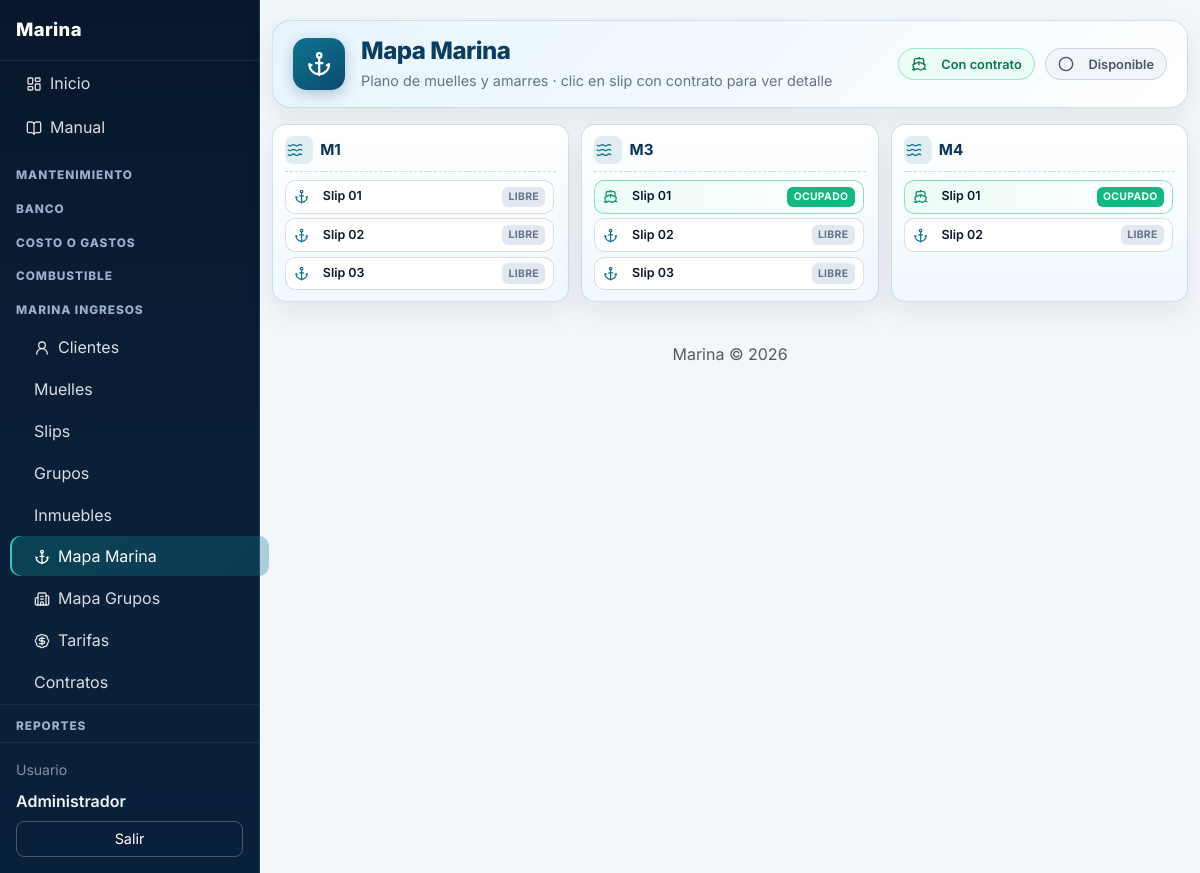
Screenshot of /index.php?p=mapa-marina (signed in) with the database file from the repository.
### tables this page shows
CREATE TABLE muelles (
  id INT UNSIGNED AUTO_INCREMENT PRIMARY KEY,
  nombre VARCHAR(100) NOT NULL,
  created_at DATETIME NOT NULL DEFAULT CURRENT_TIMESTAMP,
  updated_at DATETIME NOT NULL DEFAULT CURRENT_TIMESTAMP ON UPDATE CURRENT_TIMESTAMP,
  created_by INT UNSIGNED NULL,
  updated_by INT UNSIGNED NULL,
  FOREIGN KEY (created_by) REFERENCES usuarios(id),
  FOREIGN KEY (updated_by) REFERENCES usuarios(id)
);

CREATE TABLE slips (
  id INT UNSIGNED AUTO_INCREMENT PRIMARY KEY,
  muelle_id INT UNSIGNED NOT NULL,
  nombre VARCHAR(50) NOT NULL COMMENT 'Nombre/número que asigna el usuario',
  created_at DATETIME NOT NULL DEFAULT CURRENT_TIMESTAMP,
  updated_at DATETIME NOT NULL DEFAULT CURRENT_TIMESTAMP ON UPDATE CURRENT_TIMESTAMP,
  created_by INT UNSIGNED NULL,
  updated_by INT UNSIGNED NULL,
  FOREIGN KEY (muelle_id) REFERENCES muelles(id) ON DELETE RESTRICT,
  FOREIGN KEY (created_by) REFERENCES usuarios(id),
  FOREIGN KEY (updated_by) REFERENCES usuarios(id),
  UNIQUE KEY uk_slip_muelle (muelle_id, nombre)
);

### index.php (called while the page is built, shortened)
<?php
require_once __DIR__ . '/includes/funciones.php';
$p = trim($_GET['p'] ?? 'dashboard');
$p = preg_replace('/[^a-z0-9_-]/', '', $p) ?: 'dashboard';
$pagina = __DIR__ . '/pages/' . $p . '.php';
require $pagina;

### includes/funciones.php (called while the page is built, shortened)
<?php
function e(string $s): string {
    return htmlspecialchars($s, ENT_QUOTES, 'UTF-8');
}

### pages/mapa-marina.php (the view, shortened to what this page needs)
<?php
$pdo = getDb();
$muelles = $pdo->query('SELECT id, nombre FROM muelles ORDER BY nombre')
    ->fetchAll(PDO::FETCH_ASSOC);
$slips = $pdo->query('SELECT id, nombre, muelle_id FROM slips ORDER BY muelle_id, nombre')
    ->fetchAll(PDO::FETCH_ASSOC);
$contratosPorSlip = [];
$detalleContratoPorSlip = [];
$st = $pdo->query("
    SELECT co.id, co.slip_id, co.muelle_id, co.fecha_inicio, co.fecha_fin, co.monto_total, co.observaciones, co.activo, COALESCE(co.estado, 'activo') AS estado,
           cl.nombre AS cliente_nombre,
           CONCAT(b.nombre, ' - ', cu.nombre) AS cuenta_nombre
    FROM contratos co
    LEFT JOIN clientes cl ON cl.id = co.cliente_id
    LEFT JOIN cuentas cu ON cu.id = co.cuenta_id
    LEFT JOIN bancos b ON b.id = cu.banco_id
    WHERE COALESCE(co.estado, 'activo') = 'activo' AND co.slip_id IS NOT NULL
");
while ($r = $st->fetch(PDO::FETCH_ASSOC)) {
    $sid = (int) $r['slip_id'];
    $contratosPorSlip[$sid] = ($contratosPorSlip[$sid] ?? 0) + 1;
    if (!isset($detalleContratoPorSlip[$sid])) {
        $detalleContratoPorSlip[$sid] = $r;
    }
}
$slipsPorMuelle = [];
foreach ($slips as $s) {
    $mid = (int) $s['muelle_id'];
    if (!isset($slipsPorMuelle[$mid])) $slipsPorMuelle[$mid] = [];
    $slipsPorMuelle[$mid][] = $s;
}
$cuotasByContrato = [];
$stCuotas = $pdo->query("
    SELECT c.id, c.contrato_id, c.numero_cuota, c.monto, c.fecha_vencimiento, c.fecha_pago,
           COALESCE(SUM(CASE WHEN m.tipo IN ('pago','abono') THEN m.monto ELSE 0 END), 0) AS total_pagado
    FROM cuotas c
    LEFT JOIN cuotas_movimientos m ON m.cuota_id = c.id
    GROUP BY c.id, c.contrato_id, c.numero_cuota, c.monto, c.fecha_vencimiento, c.fecha_pago
    ORDER BY c.numero_cuota
");
while ($q = $stCuotas->fetch(PDO::FETCH_ASSOC)) {
    $cid = (int) $q['contrato_id'];
    if (!isset($cuotasByContrato[$cid])) {
        $cuotasByContrato[$cid] = [];
    }
    $monto = (float) ($q['monto'] ?? 0);
    $pagado = (float) ($q['total_pagado'] ?? 0);
    $saldo = max(0, $monto - $pagado);
    $estado = $saldo <= 0.00001 ? 'Pagada' : 'Pendiente';
    $cuotasByContrato[$cid][] = [
        'numero_cuota' => (int) ($q['numero_cuota'] ?? 0),
        'monto' => $monto,
        'pagado' => $pagado,
        'saldo' => $saldo,
        'fecha_vencimiento' => $q['fecha_vencimiento'] ?? '',
        'estado' => $estado
    ];
}
?>
<?php require_once __DIR__ . '/../includes/layout.php'; ?>
<div class="mapa-marina-page">
<div class="mapa-marina-hero mb-3">
    <div class="mapa-marina-hero-inner">
        <div class="mapa-marina-hero-icon" aria-hidden="true"><i data-lucide="anchor" class="mapa-hero-ico"></i></div>
        <div>
            <h1 class="mapa-marina-title mb-1">Mapa Marina</h1>
            <p class="mapa-marina-subtitle mb-0">Plano de muelles y amarres · clic en slip con contrato para ver detalle</p>
        </div>
    </div>
    <div class="mapa-marina-legend">
        <span class="mapa-legend-item mapa-legend-item--ocupado"><i data-lucide="ship" class="menu-ico"></i> Con contrato</span>
        <span class="mapa-legend-item mapa-legend-item--libre"><i data-lucide="circle" class="menu-ico"></i> Disponible</span>
    </div>
</div>
<?php if (empty($muelles)): ?>
    <div class="error">No hay muelles registrados.</div>
<?php else: ?>
    <div class="mapa-marina-grid">
        <?php foreach ($muelles as $m): ?>
            <?php
                $mid = (int) $m['id'];
                $slipsMu = $slipsPorMuelle[$mid] ?? [];
            ?>
            <div class="mapa-muelle mapa-marina-muelle card">
                <div class="mapa-marina-muelle-head">
                    <span class="mapa-muelle-ico" aria-hidden="true"><i data-lucide="waves" class="menu-ico"></i></span>
                    <h2 class="mapa-marina-muelle-title"><?= e($m['nombre']) ?></h2>
                </div>
                <?php if (empty($slipsMu)): ?>
                    <div class="text-muted small">Sin slips</div>
                <?php else: ?>
                    <div class="mapa-slips-list">
                        <?php foreach ($slipsMu as $s): ?>
                            <?php
                                $sid = (int) $s['id'];
                                $totalContratos = $contratosPorSlip[$sid] ?? 0;
                                $tieneContrato = $totalContratos > 0;
                                $detalle = $detalleContratoPorSlip[$sid] ?? null;
                                $detallePayload = null;
                                if ($detalle) {
                                    $contratoId = (int) $detalle['id'];
                                    $detallePayload = [
                                        'id' => $contratoId,
                                        'cliente' => $detalle['cliente_nombre'] ?? '',
                                        'cuenta' => $detalle['cuenta_nombre'] ?? '',
                                        'fecha_inicio' => $detalle['fecha_inicio'] ?? '',
                                        'fecha_fin' => $detalle['fecha_fin'] ?? '',
                                        'monto_total' => (float) ($detalle['monto_total'] ?? 0),
                                        'observaciones' => $detalle['observaciones'] ?? '',
                                        'slip_actual_id' => $sid,
                                        'slip_actual_nombre' => $s['nombre'] ?? '',
                                        'muelle_actual_nombre' => $m['nombre'] ?? '',
                                        'cuotas' => $cuotasByContrato[$contratoId] ?? [],
                                        'estado' => (string) ($detalle['estado'] ?? 'activo'),
                                    ];
                                }
                            ?>
                            <div
                                class="mapa-slip-item mapa-marina-slip <?= $tieneContrato ? 'mapa-marina-slip--ocupado cursor-pointer' : 'mapa-marina-slip--libre' ?>"
                                <?php if ($tieneContrato && $detallePayload): ?>
                                    data-bs-toggle="modal"
                                    data-bs-target="#detalleContratoSlipModal"
                                    data-contrato='<?= e(json_encode($detallePayload, JSON_UNESCAPED_UNICODE)) ?>'
                                <?php endif; ?>
                            >
                                <span class="mapa-slip-ico" aria-hidden="true"><i data-lucide="<?= $tieneContrato ? 'ship' : 'anchor' ?>" class="menu-ico"></i></span>
                                <span class="mapa-slip-name"><?= e($s['nombre']) ?></span>
                                <?php if ($tieneContrato): ?>
                                    <span class="mapa-slip-pill mapa-slip-pill--ocupado" title="Con contrato">Ocupado</span>
                                <?php else: ?>
                                    <span class="mapa-slip-pill mapa-slip-pill--libre" title="Disponible">Libre</span>
                                <?php endif; ?>
                            </div>
                        <?php endforeach; ?>
                    </div>
                <?php endif; ?>
            </div>
        <?php endforeach; ?>
    </div>
<?php endif; ?>
</div>
<?php require_once __DIR__ . '/../includes/footer.php'; ?>

### rows the page displays
muelles: nombre "M1"
slips: nombre "Slip 01", shows "LIBRE"
slips: nombre "Slip 02", shows "LIBRE"
slips: nombre "Slip 03", shows "LIBRE"
muelles: nombre "M3"
slips: nombre "Slip 01", shows "OCUPADO"
slips: nombre "Slip 02", shows "LIBRE"
slips: nombre "Slip 03", shows "LIBRE"
muelles: nombre "M4"
slips: nombre "Slip 01", shows "OCUPADO"
slips: nombre "Slip 02", shows "LIBRE"

### other values shown
$nombre_usuario "Administrador"
